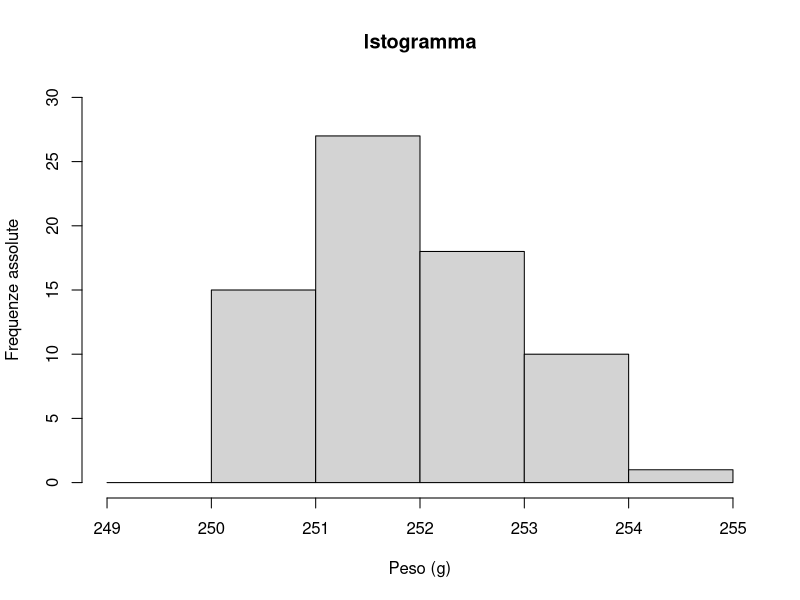
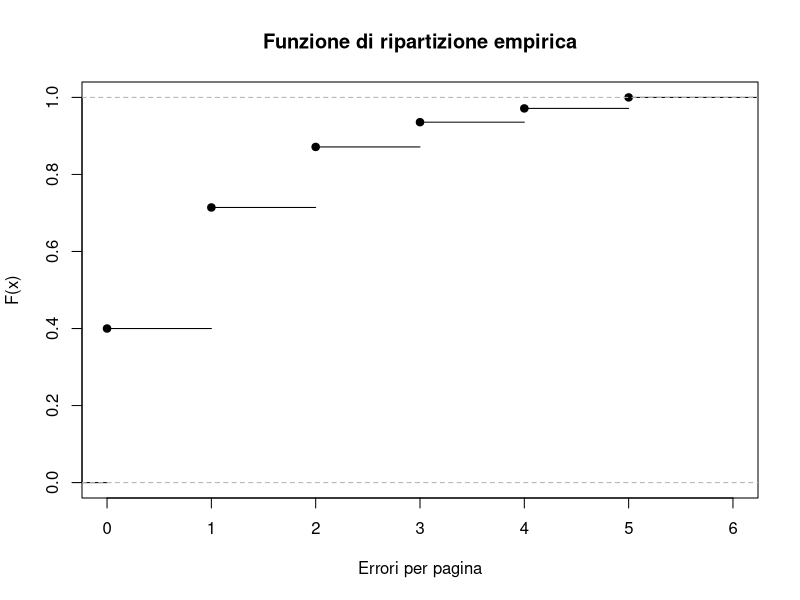
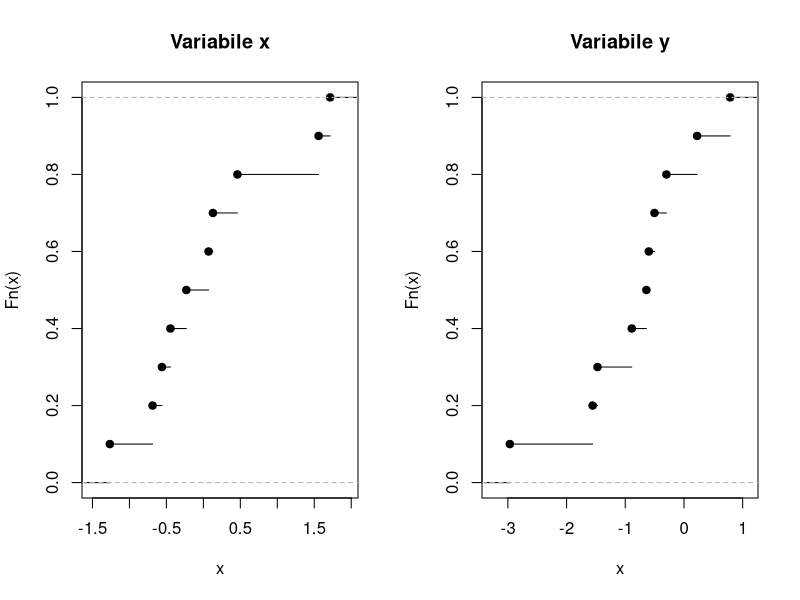

Generate these figures, in order, with R:
## ---- chunk 1
knitr::opts_chunk$set(echo = F, eval = T, message = F, warning = F, error = F, comment = NA, cache = F, include = T, R.options = list(width = 100), collapse = T, dpi = 200, fig.align = "center", fig.height = 5, fig.width = 9)
## ---- chunk 2
dati = c()
numerosità = c(0, 15, 27, 18, 10, 1)

for(i in 1:6)
{
  dati = c(dati, runif(numerosità[i], min = 248+i, max = 249+i))
}

hist(dati, 
     breaks = 249:255,
     freq = T, 
     ylim = c(0, 30), 
     main = "Istogramma",
     xlab = "Peso (g)",
     ylab = "Frequenze assolute"
     )
## ---- chunk 3
dati = c(rep(0,112),
         rep(1,88),
         rep(2,44),
         rep(3,18),
         rep(4,10),
         rep(5,8))
rip = ecdf(dati)
plot(rip, xlab = "Errori per pagina", ylab = "F(x)", main = "Funzione di ripartizione empirica", xlim = c(0,6))
## ---- chunk 4
set.seed(123)
x <- rnorm(10)
y <- rnorm(10, -1)

par(mfrow=c(1,2))
plot(ecdf(x), main = "Variabile x")
plot(ecdf(y), main = "Variabile y")
## ---- chunk 5
round(y,2)
## ---- chunk 6
round(x,2)
